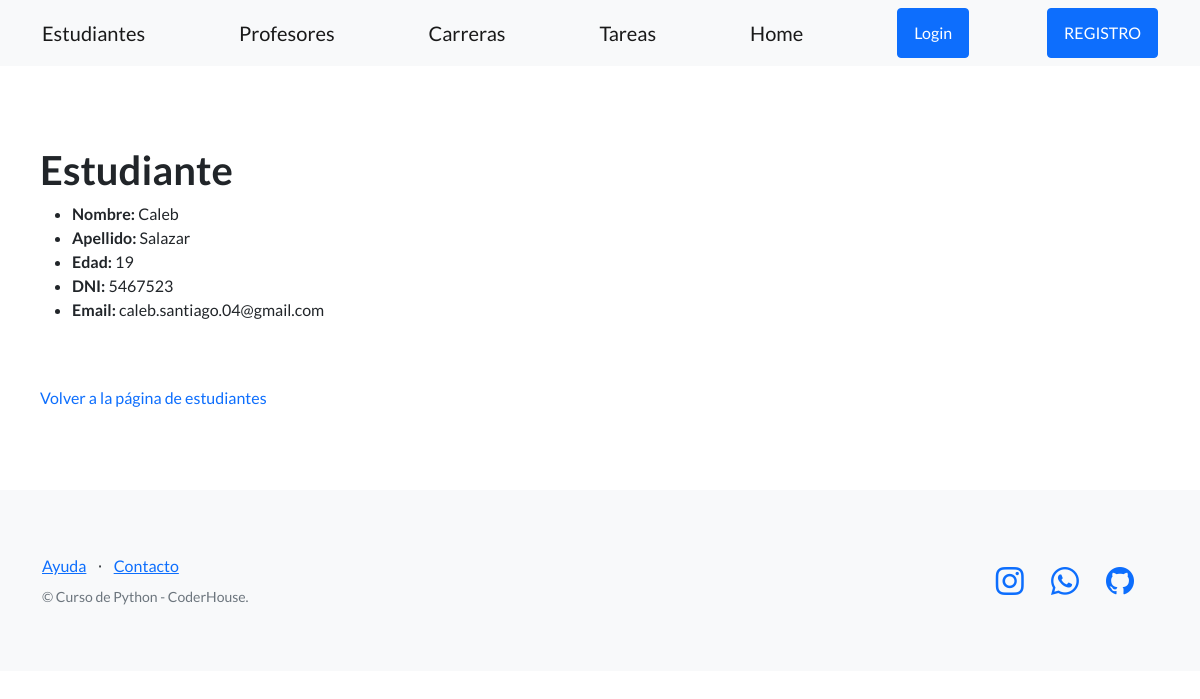
The page /estudiantes/ver/19 (signed in) on the database as committed earlier.
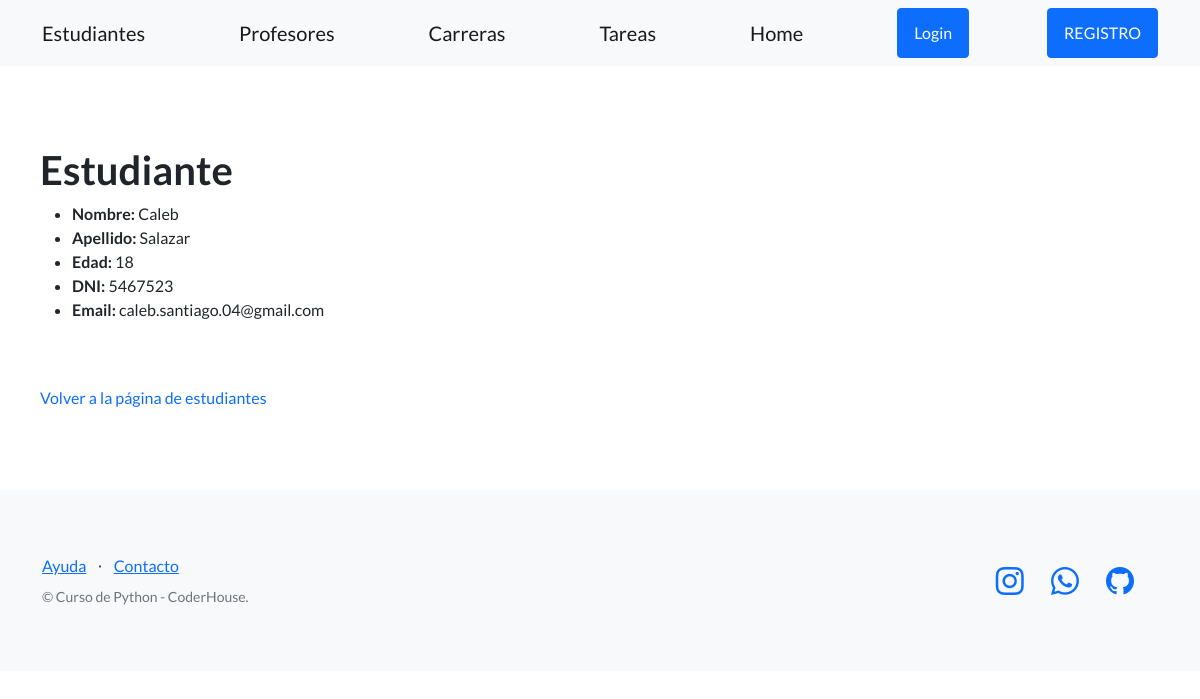
The same page on the database as committed later.
### myapp/models.py (models this page shows, shortened)
class Estudiantes(models.Model):
    nombre = models.CharField(max_length=40)
    apellido = models.CharField(max_length=40)
    edad = models.IntegerField()
    dni = models.CharField(max_length=60)
    email = models.EmailField(max_length=100)

### myapp/views.py (the view)
# urls.py: path('estudiantes/ver/<int:pk>', EstudiantesDetailView.as_view(), name='ver_estudiante'),
class EstudiantesDetailView(LoginRequiredMixin, DetailView):
    model = Estudiantes
    success_url = reverse_lazy('estudiantes')
    template_name = 'myapp/est_detail.html'

### myapp/templates/myapp/est_detail.html (shortened to what this page needs)
{% extends 'myapp/base.html' %}
{% block content %}
    <h1>Estudiante</h1>
    <ul>
        <li><b>Nombre:</b> {{object.nombre}}</li>
        <li><b>Apellido:</b> {{object.apellido}}</li>
        <li><b>Edad: </b>{{object.edad}}</li>
        <li><b>DNI:</b> {{object.dni}}</li>
        <li><b>Email:</b> {{object.email}}</li>
    </ul>
    <br><br>
    <a style="text-decoration: none;" href="{% url 'estudiantes' %}">Volver a la página de estudiantes</a>
{% endblock %}

Rows that differ between the two databases and show on the page:
changed Estudiantes "Caleb": edad "19" → "18"
